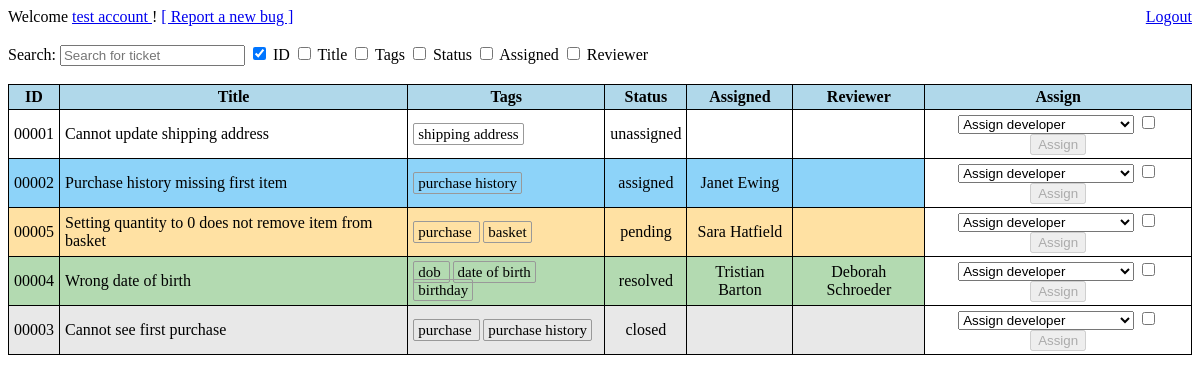
The page /view_all_tickets.php (signed in) on the database its author committed.
### tables this page shows
CREATE TABLE IF NOT EXISTS `accounts` (
  `id` varchar(10) NOT NULL,
  `first_name` varchar(16) NOT NULL,
  `last_name` varchar(16) NOT NULL,
  `password` varchar(20) NOT NULL,
  `dob` date NOT NULL,
  `account_type` varchar(16) NOT NULL,
  `experience` tinyint(4) NOT NULL,
  PRIMARY KEY (`id`)
);

CREATE TABLE IF NOT EXISTS `tickets` (
  `id` smallint(5) NOT NULL AUTO_INCREMENT,
  `title` varchar(80) NOT NULL,
  `description` text NOT NULL,
  `created_by` varchar(10) NOT NULL,
  `created_date` date NOT NULL,
  `tags` varchar(127) NOT NULL,
  `status` varchar(16) NOT NULL,
  `assigned_to` varchar(10) NOT NULL,
  `reviewed_by` varchar(10) NOT NULL,
  `duplicate_of` smallint(5) DEFAULT NULL,
  PRIMARY KEY (`id`)
);

### include/funcs/sql_funcs.php (called while the page is built, shortened)
<?php
	require_once("include/class/ClassAccount.php");
	require_once("include/class/ClassTicket.php");
	function str_clean(&$string){
		return mysqli_real_escape_string($GLOBALS['mysql_link'], trim($string));;
	}
	function db_query($query){
		$result = mysqli_query($GLOBALS['mysql_link'], $query);
		$error = mysqli_error($GLOBALS['mysql_link']);
		return $result;
	}
	function get_tickets($as_user){
		$as_user = str_clean($as_user);
		$query = db_query("SELECT `id` FROM `tickets`;");
		$output = [];
		while($row = mysqli_fetch_assoc($query)){
			try{
				$output[] = new Ticket((int)$row['id'], $as_user);
			}catch(Exception $e){
				continue;
			}
		}
		return $output;
	}
?>

### include/class/ClassAccount.php (called while the page is built, shortened)
<?php
	require_once("include/funcs/sql_funcs.php");
	class Account{
		private $first_name;
		private $last_name;
		private $account_type;
		function __construct($id){
			$id = str_clean($id);
			$query = db_query("SELECT * FROM `accounts` WHERE `id` = '{$id}' LIMIT 1;");
			$result = mysqli_fetch_assoc($query);
			if(mysqli_num_rows($query) == 1){
				$this->id = $result['id'];
				$this->first_name = $result['first_name'];
				$this->last_name = $result['last_name'];
				$this->account_type = $result['account_type'];
			}else{
				throw new Exception("User not found.");
			}
		}
		function get_full_name(){
			return $this->first_name . " " . $this->last_name;
		}
		function is_norm(){
			return ($this->account_type == "user");
		}
		function is_tri(){
			return $this->account_type == "triager";
		}
		function is_admin(){
			return ($this->account_type == "admin" || $this->account_type == "administrator");
		}
	}
?>

### include/class/ClassTicket.php (called while the page is built, shortened)
<?php
	require_once("include/funcs/sql_funcs.php");
	class Ticket{
		private $title;
		private $tags;
		private $status;
		private $assigned_to;
		private $reviewed_by;
		function __construct($ticket_id, $as_user = NULL){
			$ticket_id = str_clean($ticket_id);
			$query = db_query("SELECT * FROM `tickets` WHERE `id` = '{$ticket_id}' LIMIT 1;");
			$result = mysqli_fetch_assoc($query);
			if(mysqli_num_rows($query) == 1){
				$this->ticket_id = $result['id'];
				$this->title = $result['title'];
				$this->created_by =  new Account($result['created_by']);
				$this->tags = $result['tags'];
				$this->status = $result['status'];
				if(!is_null($as_user)){
					$this->viewed_by = new Account(str_clean($as_user));
					if(!$this->viewed_by->is_norm()){
						try{
							$this->assigned_to = new Account($result['assigned_to']);
							$this->reviewed_by = new Account($result['reviewed_by']);
						}catch(Exception $e){
						}
					}
				}
			}else{
				throw new Exception("Ticket not found.");
			}
		}
		function get_title(){
			return $this->title;
		}
		function get_tags(){
			return $this->tags;
		}
		function get_status(){
			return $this->status;
		}
		function get_assigned_to(){
			return $this->assigned_to;
		}
		function get_reviewed_by(){
			return $this->reviewed_by;
		}
	}
?>

### view_all_tickets.php (the view, shortened to what this page needs)
<?php
	require_once("include/funcs/sql_funcs.php");
	$account = new Account($_SESSION['username']);
	$all_tickets = get_tickets($_SESSION['username']);
	$ticket_order = ["unassigned", "assigned", "pending", "resolved", "closed"];
	usort($all_tickets, function($a, $b) use ($ticket_order){
		$pos_a = array_search($a->get_status(), $ticket_order);
		$pos_b = array_search($b->get_status(), $ticket_order);
		return $pos_a - $pos_b;
	});
?>
<!DOCTYPE html>
<html lang='en'>
	<head>
		<link rel='stylesheet' href='include/css/main.css'>
	</head>
	<body>
		<?php include("include/templates/header.php"); ?>
		Search: <input type='text' name='ticket_search' id='ticket_search' placeholder='Search for ticket' /> <span id='cancel_search'>X</span>
		<input type='checkbox' id='search_id' class='search_checkbox' value=0 checked/> ID
		<input type='checkbox' id='search_title' class='search_checkbox' value=1 /> Title
		<input type='checkbox' id='search_tags' class='search_checkbox' value=2 /> Tags
		<input type='checkbox' id='search_status' class='search_checkbox' value=3 /> Status
		<?php
			if(!$account->is_norm()){
		?>
				<input type='checkbox' id='search_assigned' class='search_checkbox' value=4 /> Assigned
				<input type='checkbox' id='search_reviewer' class='search_checkbox' value=5 /> Reviewer
		<?php
			}
		?>
		<br />
		<br />
		<table id='ticket_table' class='basic_table'>
			<tr>
				<td style='text-align:center;'>
					ID
				</td>
				<td style='text-align:center;'>
					Title
				</td>
				<td style='text-align:center;'>
					Tags
				</td>
				<td style='text-align:center;'>
					Status
				</td>
				<?php
					if(!$account->is_norm()){
				?>
						<td style='text-align:center;'>
							Assigned
						</td>
						<td style='text-align:center;'>
							Reviewer
						</td>
				<?php
					}
					if($account->is_tri() || $account->is_admin()){
				?>
						<td style='text-align:center;'>
							Assign
						</td>
				<?php
					}
				?>
			</tr>
			<?php
				foreach($all_tickets as $ticket){
			?>
				<tr>
					<td onclick="location.href='view_ticket_info.php?t=<?php echo $ticket->ticket_id; ?>'" class='<?php echo $ticket->get_status(); ?>_ticket' style='text-align:center; cursor:pointer;'>
						<?php printf('%05d', $ticket->ticket_id); ?>
					</td>
					<td onclick="location.href='view_ticket_info.php?t=<?php echo $ticket->ticket_id; ?>'" class='<?php echo $ticket->get_status(); ?>_ticket' style='text-align:left; cursor:pointer;'>
						<?php echo $ticket->get_title(); ?>
					</td>
					<td class='<?php echo $ticket->get_status(); ?>_ticket' style='text-align:left;'>
						<?php
							$tag_array = explode(",", $ticket->get_tags());
							foreach($tag_array as $tag){
						?>
								<span class='ticket_tag'>
										<?php echo $tag; ?>
								</span>
						<?php
							}
						?>
					</td>
					<td class='<?php echo $ticket->get_status(); ?>_ticket' style='text-align:center;'>
						<?php echo $ticket->get_status(); ?>
					</td>
					<?php
						if(!$account->is_norm()){
					?>
							<td <?php echo (is_object($ticket->get_assigned_to()) ? "onclick=\"location.href='account_info.php?a={$ticket->get_assigned_to()->id}'\"" : ""); ?> class='<?php echo $ticket->get_status(); ?>_ticket' style='text-align:center; <?php echo (is_object($ticket->get_assigned_to()) ? "cursor:pointer;" : ""); ?>'>
								<?php echo (is_object($ticket->get_assigned_to()) ? $ticket->get_assigned_to()->get_full_name() : ""); ?>
							</td>
							<td <?php echo (is_object($ticket->get_reviewed_by()) ? "onclick=\"location.href='account_info.php?a={$ticket->get_reviewed_by()->id}'\"" : ""); ?> class='<?php echo $ticket->get_status(); ?>_ticket' style='text-align:center; <?php echo (is_object($ticket->get_assigned_to()) ? "cursor:pointer;" : ""); ?>'>
								<?php echo (is_object($ticket->get_reviewed_by()) ? $ticket->get_reviewed_by()->get_full_name() : ""); ?>
							</td>
					<?php
						}
						if($account->is_tri() || $account->is_admin()){
					?>
							<td style='text-align:center;'>
								<form action='ticket_assign.php' method='POST'>
									<select name='developer'>
										<option value='0'>Assign developer</option>
									</select>
									<input type='checkbox' class='confirm_checkbox' name='ticket_id' value='<?php echo $ticket->ticket_id; ?>' />
									<input type='submit' id='confirm_<?php echo $ticket->ticket_id; ?>' value='Assign' disabled/>
								</form>
							</td>
					<?php
						}
					?>
				</tr>
			<?php
				}
			?>
		</table>
	</body>
</html>

### include/templates/header.php
<div style='float:left;'>
	Welcome
	<a href='#'>
		<?php echo $account->get_full_name(); ?>
	</a>!
	<a href='report_bug.php'>
		[ Report a new bug ]
	</a>
</div>
<div style='float:right;'>
	<a href='logout.php'>
		Logout
	</a>
</div>
<br />
<br />

### include/css/main.css (style rules this page uses)
.basic_table { border: 1px solid #000000; border-collapse: collapse; }
.basic_table tr td { border: 1px solid #000000; padding: 3px 5px; }
.basic_table tr:first-child td { background-color:#B0D8EA; font-weight: bold; }
.ticket_tag { border-radius: 2px; border: 1px solid #999999; font-size: 15px; padding: 2px 4px; margin-right: 3px; cursor: pointer; }
.unassigned_ticket { background-color: #FFFFFF; }
.assigned_ticket { background-color: #8DD3F9; }
.pending_ticket { background-color: #FFE1A3; }
.resolved_ticket { background-color: #B3dAB1; }
.closed_ticket { background-color: #E8E8E8; }

### rows shown on the page
accounts: $account->get_full_name() "test account"
tickets: id "00001", title "Cannot update shipping address", tags "shipping address", status "unassigned"
tickets: id "00002", title "Purchase history missing first item", tags "purchase history", status "assigned"
accounts: $ticket->get_assigned_to()->get_full_name() "Janet Ewing"
tickets: id "00005", title "Setting quantity to 0 does not remove item from basket", tags "purchase", tags "basket", status "pending"
accounts: $ticket->get_assigned_to()->get_full_name() "Sara Hatfield"
tickets: id "00004", title "Wrong date of birth", tags "dob", tags "date of birth", tags "birthday", status "resolved"
accounts: $ticket->get_assigned_to()->get_full_name() "Tristian Barton"
accounts: $ticket->get_reviewed_by()->get_full_name() "Deborah Schroeder"
tickets: id "00003", title "Cannot see first purchase", tags "purchase", tags "purchase history", status "closed"
